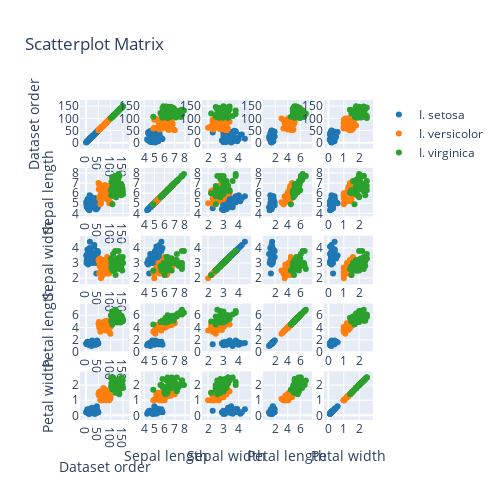

Notebook cell for this chart:
### Code cell
create_scatterplotmatrix(df,index="Species")
